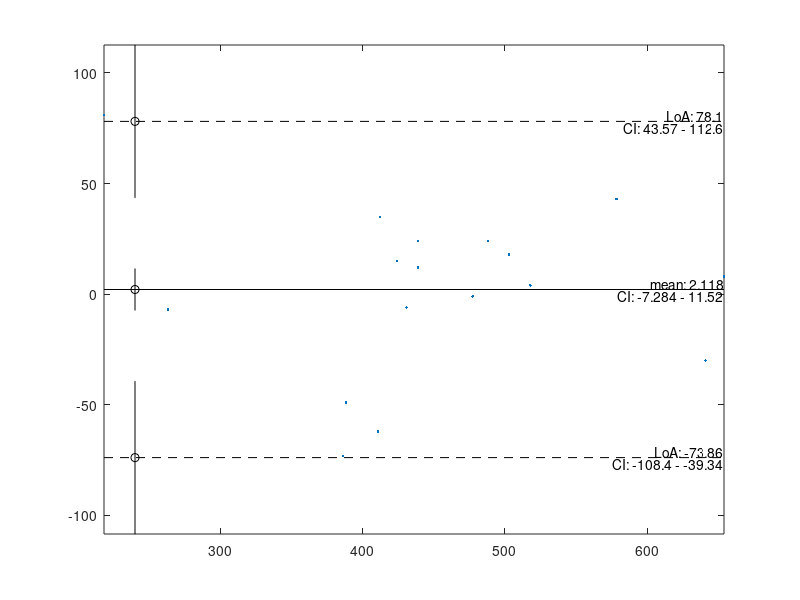

Write the MATLAB code that produced this figure.
function h=BlandAltmanPlot(var1, var2, varargin)
%Create a Bland-Altman plot and return a struct with results and handles.
%This function does not require any toolbox.
%
%Syntax:
% BlandAltmanPlot()
%    Generate an example in the current axes.
% BlandAltmanPlot(var1,var2)
%    Create a Bland-Altman plot with the two entered variables. All other settings are set to the
%    default, as described below. Both must be numeric vectors with 2 dimensions or fewer (so
%    1x1x30 sized arrays will return an error). The y-values are var2-var1, the x-values are
%    (var1+var2)/2, unless the plot_x_mean switch is set to false, in which case var1 determines
%    the x-values.
% BlandAltmanPlot(___,Name,Value)
%    Change optional parameters. See below for the list of options that can be changed.
% BlandAltmanPlot(___,optionstruct)
%    Change optional parameters. Each field should be one of the parameters detailed below. Missing
%    fields are filled with the default.
% h=BlandAltmanPlot(___)
%    Returns a struct with values and object handles. This can be used to extract calculated
%    values, to delete specific objects, or to change the plot type.
%
%Parameters:
%AddDetailsText      [default=true] Add the details to the plot as text. This will add the mean and
%                    limits of agreement above the plotted lines. The confidence intervals will be
%                    added under the plotted lines if enabled by the plotCI parameter. The text
%                    elements are placed on the far right side of the plot.
%alpha               [default=0.05] The alpha value is used for the limits of agreement, as well as
%                    for the confidence intervals.
%plotCI              [default=true] Add the CIs of the mean and LoAs to the plot with the errorbar
%                    function. If AddDetailsText is set to true, this parameter controls both the
%                    whiskers and the text. The whiskers are plotted close to the left side of the
%                    plot.
%plot_x_mean         [default=true] If set to false, the first input is used for the x-coordinate,
%                    instead of using the mean.
%StoreToAppdata      [default=true] If set to true, the output of this function will be stored in
%                    the axes object with setappdata, so it can be easily retrieved. The output
%                    struct is set to the data field named 'HJW___BlandAltmanPlot___data'.
%Parent              [default=[]] This determines the parent axes for the plots and texts. If left
%                    empty, gca is used to determine the target axes. If TargetAxes and Parent both
%                    are non-empty, TargetAxes is ignored.
%TargetAxes          [default=[]] This is the same as the Parent switch. If both are non-empty,
%                    TargetAxes is ignored. This switch is maintained for backwards compatability.
%TextDigitsDisplayed [default=4] This is either the number of digits used in the text elements, or
%                    a FormatSpec that makes num2str return a non-empty char.
%xxyy                [default=[]] This parameter controls the axis range. It has to be a 4-element
%                    vector. Any NaN values will be auto-determined based on the input data (taking
%                    into account the value of plot_x_mean). An empty input is equivalent to [NaN
%                    NaN NaN NaN].
%
%Output:
%h.input.alpha       - alpha value used for plots and calculations
%       .var1        - first variable used for plot
%       .var2        - second variable used for plot
% .data.mu           - mean value of var2-var1
%      .loa          - lower and upper limits of agreement
%      .CI.mu        - lower and upper bound of the CI of the mean
%         .loa_lower - lower and upper bound of the CI of the lower LoA
%         .loa_upper - lower and upper bound of the CI of the upper LoA
% .xxyy              - axis extents used
% .plot.data         - handle to the data plot object
%      .mean         - handle to the mean line
%      .loa_lo       - handle to the lower LoA line
%      .loa_hi       - handle to the upper LoA line
%      .CI_lo        - handle to the lower LoA errorbar
%      .CI_mu        - handle to the mean errorbar
%      .CI_hi        - handle to the upper LoA errorbar
% .text.mean         - handle to the 'mean: %f' text object
%      .meanCI       - handle to the 'CI: %f-%f' text object
%      .loa_hi       - handle to the 'LoA: %f' text object
%      .loa_hi_CI    - handle to the 'CI: %f-%f' text object
%      .loa_lo       - handle to the 'LoA: %f' text object
%      .loa_lo_CI    - handle to the 'CI: %f-%f' text object
%
%The method for calculating characteristic values, as well as example data was taken from
%Bland&Altman (Lancet, 1986, i:307-310)
% http://dx.doi.org/10.1016/S0140-6736(86)90837-8
%
%The implementation of tinv and alpha_to_Z are by Star Strider. These implementations mean you can
%use this function without the Statistics Toolbox (except on Matlab 6.5).
% https://www.mathworks.com/matlabcentral/fileexchange/56500
% https://www.mathworks.com/matlabcentral/answers/45173#answer_55318
%
%  _______________________________________________________________________
% | Compatibility | Windows 10  | Ubuntu 20.04 LTS | MacOS 10.15 Catalina |
% |---------------|-------------|------------------|----------------------|
% | ML R2020a     |  works      |  not tested      |  not tested          |
% | ML R2018a     |  works      |  works           |  not tested          |
% | ML R2015a     |  works      |  works           |  not tested          |
% | ML R2011a     |  works      |  works           |  not tested          |
% | ML 6.5 (R13)  |  works      |  not tested      |  not tested          |
% | Octave 5.2.0  |  works      |  works           |  not tested          |
% | Octave 4.4.1  |  works      |  not tested      |  works               |
% """""""""""""""""""""""""""""""""""""""""""""""""""""""""""""""""""""""""
%
% Version: 1.0.2
% Date:    2020-08-06
% Author:  H.J. Wisselink
% Licence: CC by-nc-sa 4.0 ( creativecommons.org/licenses/by-nc-sa/4.0 )
% Email=  'h_j_wisselink*alumnus_utwente_nl';
% Real_email = regexprep(Email,{'*','_'},{'@','.'})

if nargin<2
    if nargin==0
        %example data taken from Bland&Altman (Lancet, 1986, i:307-310)
        % http://dx.doi.org/10.1016/S0140-6736(86)90837-8
        %(only first measurement of each peak flow meter)
        var1=[494,395,516,434,476,557,413,442,650,433,417,656,267,478,178,423,427];
        var2=[512,430,520,428,500,600,364,380,658,445,432,626,260,477,259,350,451];
    else
        error('Incorrect number of input argument.')
    end
end
[success,options,ME]=BlandAltmanPlot_parse_inputs(var1,var2,varargin{:});
if ~success
    %The throwAsCaller function was introduced in R2007b, hence the rethrow here.
    rethrow(ME)
else
    [StoreToAppdata, alpha, plot_x_mean, plotCI, AddDetailsText, ...
        h_ax, TextDigitsDisplayed, xxyy]=...
        deal(options.StoreToAppdata, options.alpha, options.plot_x_mean, options.plotCI, ...
        options.AddDetailsText, options.TargetAxes, options.TextDigitsDisplayed, options.xxyy);
end

%compute Bland-Altman plot characteristics
[mu,loa,CI]=BlandAltman_values(var1,var2,alpha);

h=struct;%store all handles to this struct

%prepare first part of output
h.input.alpha=alpha;
h.input.var1=var1;
h.input.var2=var2;
h.data.mu=mu;
h.data.loa=loa;
h.data.CI=CI;

%determine x and y data based on plot_x_mean
if ~isequal(size(var1),size(var2))
    %reshape to vectors
    var1=var1(:);var2=var2(:);
end
if plot_x_mean
    x=(var1+var2)/2;
    y=var2-var1;
else
    x=var1;
    y=var2-var1;
end

%Store the value of xxyy in the output struct, so it can be used to round the axis extent to
%appropriate values on a case by case basis.
h.xxyy=[min(x) max(x) min(y) max(y)];
%Consider limits of agreement CI when calculating the bounds.
h.xxyy(3)=min(h.xxyy(3),CI.loa_lower(1));
h.xxyy(4)=max(h.xxyy(4),CI.loa_upper(2));
if isempty(xxyy)
    xxyy=[NaN NaN NaN NaN];
end
%Replace any NaN by the auto-determined extent.
xxyy(isnan(xxyy))=h.xxyy(isnan(xxyy));

%Plot the data, mean and LoAs.
h.plot.data=plot(x,y,'.','Parent',h_ax);
NextPlot=get(h_ax,'NextPlot');%get property to retain state
set(h_ax,'NextPlot','add')
h.plot.mean=plot(xxyy(1:2),mu*[1 1],'k','Parent',h_ax);
h.plot.loa_lo=plot(xxyy(1:2),loa(1)*[1 1],'k--','Parent',h_ax);
h.plot.loa_hi=plot(xxyy(1:2),loa(2)*[1 1],'k--','Parent',h_ax);
if plotCI
    err1=diff(CI.loa_lower)/2;
    err2=diff(CI.mu)/2;
    xe=xxyy(1)+0.05*diff(xxyy(1:2));%shift slightly right
    h.plot.CI_lo=errorbar(xe,loa(1),err1,'ko');
    h.plot.CI_mu=errorbar(xe,mu    ,err2,'ko');
    h.plot.CI_hi=errorbar(xe,loa(2),err1,'ko');
end
set(h_ax,'NextPlot',NextPlot)%restore state (probably hold('off') )
axis(h_ax,xxyy)
if AddDetailsText
    %Add text elements.
    %Use num2str to make use of automatic choice of FormatSpec for a fixed number of digits. This
    %is guaranteed to return a non-empty char array, as that was tested in the parser.
    d=TextDigitsDisplayed;%Use a shorter variable name for better readability of the code.
    
    %Add mean text.
    tx=xxyy(2);ty=mu;
    txt=sprintf('mean: %s',num2str(ty,d));
    h.text.mean=text(tx,ty,txt,'Parent',h_ax,...
        'HorizontalAlignment','right','VerticalAlignment','bottom');
    if plotCI
        txt=sprintf('CI: %s - %s',...
            num2str(CI.mu(1),d),num2str(CI.mu(2),d));
        h.text.meanCI=text(tx,ty,txt,'Parent',h_ax,...
            'HorizontalAlignment','right','VerticalAlignment','top');
    end
    
    %Add upper limit of agreement.
    ty=loa(2);
    txt=sprintf('LoA: %s',num2str(ty,d));
    h.text.loa_hi=text(tx,ty,txt,'Parent',h_ax,...
        'HorizontalAlignment','right','VerticalAlignment','bottom');
    if plotCI
        txt=sprintf('CI: %s - %s',...
            num2str(CI.loa_upper(1),d),num2str(CI.loa_upper(2),d));
        h.text.loa_hi_CI=text(tx,ty,txt,'Parent',h_ax,...
            'HorizontalAlignment','right','VerticalAlignment','top');
    end
    
    %Add lower limit of agreement.
    ty=loa(1);
    txt=sprintf('LoA: %s',num2str(ty,d));
    h.text.loa_lo=text(tx,ty,txt,'Parent',h_ax,...
        'HorizontalAlignment','right','VerticalAlignment','bottom');
    if plotCI
        txt=sprintf('CI: %s - %s',...
            num2str(CI.loa_lower(1),d),num2str(CI.loa_lower(2),d));
        h.text.loa_lo_CI=text(tx,ty,txt,'Parent',h_ax,...
            'HorizontalAlignment','right','VerticalAlignment','top');
    end
end

if StoreToAppdata
    setappdata(h_ax,'HJW___BlandAltmanPlot___data',h)
end
if nargout==0
    clear h
end
end
function [mu,loa,CI]=BlandAltman_values(x,y,alpha)
%compute Bland-Altman plot characteristics
%
%The method for calculating these values was taken from Bland&Altman
%(Lancet, 1986, i:307-310) http://dx.doi.org/10.1016/S0140-6736(86)90837-8
%
%The implementation of tinv is by Star Strider
% https://www.mathworks.com/matlabcentral/fileexchange/56500
%The implementation of alpha_to_Z is by Star Strider as well
% https://www.mathworks.com/matlabcentral/answers/45173#answer_55318

% http://web.archive.org/web/20190326204734/
% https://www.mathworks.com/matlabcentral/mlc-downloads/downloads/
%  submissions/56500/versions/1/contents/tstat3.m  
%
% http://web.archive.org/web/20150317011457/
% http://www.mathworks.com/matlabcentral/answers/
%  45173-p-value-to-z-score#answer_55318

%retrieve statistical functions
persistent t_inv alpha_to_Z
if isempty(t_inv)
    if ifversion('>=',7.0,'Octave','>',3)
        %Anonymous functions were introduced in ML7.0, so we need to use eval to fool the syntax
        %checker in ML6.5.
        
        % 2-tailed t-distribution
        tdist2T=eval('@(t,v) (1-betainc(v/(v+t^2), v/2, 0.5))');%#ok<NASGU>
        % 1-tailed t-distribution
        tdist1T=eval('@(t,v) 1-(1-tdist2T(t,v))/2');%#ok<NASGU>
        % T-Statistic Given Probability alpha & Degrees-Of-Freedom v
        t_inv=eval('@(a,v) fzero(@(tval) (max(a,(1-a))-tdist1T(tval,v)),5)');
        % Get Z value given the alpha
        alpha_to_Z = eval('@(a) -sqrt(2) * erfcinv(a*2)');
    else
        %There should be a way to replace the anonymous functions with inline functions. The
        %commented code below could be expected to work (as it is simply a compacted copy of the
        %anonymous functions), but it seems to hang. Therefore, the assumption will be made that
        %the tinv function is available for releases before version 7.0.
        %
        % fun=inline('max(a,(1-a))-(1+betainc(v/(v+tval^2),v/2,0.5)/2)','tval','a','v');
        % t=fzero(fun,5,[],a,v);
        t_inv=inline('tinv(max(a,(1-a)),v)','a','v');     %#ok<DINLN>
        alpha_to_Z=inline('-sqrt(2) * erfcinv(a*2)','a'); %#ok<DINLN>
    end
end

%compute main characteristics
data=y(:)-x(:);data(isnan(data))=[];
n=numel(data);%cases
mu=mean(data);%mean
s=std(data);%SD

%compute statistical elements
mu_ste=sqrt(s^2/n);%standard error of mean
loa_ste=sqrt(3*s^2/n);%standard error of limit of agreement
t=t_inv(alpha/2,n-1);%t-value
z=alpha_to_Z(1-alpha/2);%Z value for two-tailed alpha

%compute output parameters
CI.mu=[mu-mu_ste mu+mu_ste];
loa=[mu-z*s mu+z*s];
CI.loa_lower=[loa(1)-(t*loa_ste) loa(1)+(t*loa_ste)];
CI.loa_upper=[loa(2)-(t*loa_ste) loa(2)+(t*loa_ste)];
end
function [success,options,ME]=BlandAltmanPlot_parse_inputs(var1,var2,varargin)
%Parse the inputs of the BlandAltmanPlot function
% It returns a success flag, the parsed options, and an ME struct. As input, the options should
% either be entered as a struct or as Name,Value pairs. Missing fields are filled from the default.

%pre-assign outputs
success=false;
options=struct;
ME=struct('identifier','','message','');

%Test if tinv is available on Matlab 6.5 and store the result to speed up subsequent runs.
persistent tinv_is_available
if isempty(tinv_is_available)
        tinv_is_available=false;
        if ifversion('>=',7.0,'isOctave','>=',4.0)
            %The replacement for tinv will work on these releases, so no need for an error.
            tinv_is_available=true;
        else
            try
                %Just try to see if there is a tinv on the search path. This also allows for
                %user-provided implementation.
                ignore=tinv(0.05,19); %#ok<NASGU>
                tinv_is_available=true;
            catch
            end
        end
end
if ~tinv_is_available
    ME.message='This function requires the tinv function on Matlab 6.5.';
    ME.identifier='HJW:BlandAltmanPlot:no_tinv';
    return
end

%test the required inputs
if numel(var1)==0 || numel(var1)~=max(size(var1)) || ~isnumeric(var1) ...
        || numel(size(var1))>2 %ndims must be <=2 for use in plot()
    ME.message='The first input is not a numeric vector.';
    ME.identifier='HJW:BlandAltmanPlot:incorrect_input';
    return
end
if numel(var2)==0 || numel(var2)~=max(size(var2)) || ~isnumeric(var2) ...
        || numel(size(var2))>2 %ndims must be <=2 for use in plot()
    ME.message='The second input is not a numeric vector.';
    ME.identifier='HJW:BlandAltmanPlot:incorrect_input';
    return
end
if numel(var1)~=numel(var2)
    ME.message='The first and second inputs do no match.';
    ME.identifier='HJW:BlandAltmanPlot:incorrect_input';
    return
end

%set the defaults
default.StoreToAppdata=true;%store output in the axis with setappdata
default.alpha=0.05;%set default alpha value to 5%
default.plot_x_mean=true;%use the mean as x coordinate
default.plotCI=true;%add the CIs of the mean and LoAs to the plot
default.AddDetailsText=true;%add the details to the plot as text
default.TextDigitsDisplayed=4;%number of digits or num2str FormatSpec
default.xxyy=[];%axis range, leave empty or NaN to auto-determine
default.TargetAxes=[];%axes where the plots and texts should be created
default.Parent=[];%alternative option name for TargetAxes

%The required inputs are checked, so now we need to return the default options if there are no
%further inputs.
if nargin==2
    options=default;
    success=true;
    options=BlandAltmanPlot_parse_inputs_ensureParentAxesExists(options);
    return
end

%test the optional inputs
struct_input=nargin==3 && isa(varargin{1},'struct');
NameValue_input=mod(nargin,2)==0 && ...
    all(cellfun('isclass',varargin(1:2:end),'char'));
if ~( struct_input || NameValue_input )
    ME.message=['The third input (options) is expected to be either a ',...
        'struct,',char(10),'or consist of Name,Value pairs.']; %#ok<CHARTEN>
    ME.identifier='HJW:BlandAltmanPlot:incorrect_input_options';
    return
end
if NameValue_input
    %convert the Name,Value to a struct
    for n=1:2:numel(varargin)
        try
            options.(varargin{n})=varargin{n+1};
        catch
            ME.message='Parsing of Name,Value pairs failed.';
            ME.identifier='HJW:BlandAltmanPlot:incorrect_input_NameValue';
            return
        end
    end
else
    options=varargin{1};
end
fn=fieldnames(options);
for k=1:numel(fn)
    curr_option=fn{k};
    item=options.(curr_option);
    ME.identifier=...
        ['HJW:BlandAltmanPlot:incorrect_input_opt_' lower(curr_option)];
    switch curr_option
        case 'alpha'
            if ~isnumeric(item) || numel(item)~=1 || ...
                    item<0 || item>1 || isnan(item)
                %Because of the short circuit or() the NaN test doesn't need to consider the case
                %of a vector, as the numel test will already become true, in which case it is not
                %evaluated.
                ME.message='The value of options.alpha is not a scalar between 0 and 1.';
                return
            end
        case {'StoreToAppdata','plotCI','AddDetailsText','plot_x_mean'}
            [passed,item]=test_if_scalar_logical(item);
            options.(curr_option)=item;
            if ~passed
                ME.message=['The value of options.',curr_option,' is not a logical scalar.'];
                return
            end
        case 'TextDigitsDisplayed'
            temp=false;
            %Test an integer input and a char input separately to keep the logical statements and
            %program flow more clear.
            if isnumeric(item)
                if numel(item)~=1 || double(item)~=round(double(item))
                    %The integer test could cause issues due to float rounding, but it should
                    %actually not be an issue.
                    %The integer test in its current form also catches NaN.
                    temp=true;
                end
            elseif isa(item,'char')
                try
                    %This will not catch all invalid FormatSpec inputs, but at least any errors are
                    %caught. If the user chooses to supply '%%d' as a FormatSpec, the function will
                    %run as expected (i.e. return '%d' on Octave and all Matlab releases except
                    %v6.5 where this returns an error).
                    temp_out=num2str(123.45,item);
                    if ~isa(temp_out,'char') || numel(temp_out)==0
                        temp=true;
                    end
                catch
                    temp=true;
                end
            else
                temp=true;
            end
            if temp
                ME.message='The value of options.TextDigitsDisplayed is not an integer scalar.';
                return
            end
        case 'xxyy'
            %NaN values will be filled with the data extent
            if ~isnumeric(item) || (numel(item)~=4 && ~isempty(item)) || ...
                    ( ~isempty(item) && ...
                    ( item(2)<=item(1) || item(4)<=item(3) ) )
                ME.message=['The value of options.xxyy is neither ',...
                    'a valid 2D axis range, nor empty.'];
                return
            end
        case {'TargetAxes','Parent'}
            %It is difficult to test if a supplied variable is an axes object, as in old Matlab
            %(and in Octave) a handle is simply a double. A strategy with get (with try-catch)
            %should work.
            try
                if ~strcmp(get(item,'Type'),'axes') && ~isempty(item)
                    ME.message=['The value of options.',curr_option,...
                        ' is not an axes object or is not empty.'];
                    return
                end
            catch
                if ~isempty(item)
                    ME.message=['The value of options.',curr_option,...
                        ' is not an axes object or is not empty.'];
                    return
                end
            end
        otherwise
            ME.message=sprintf('Name,Value pair not recognized: %s',curr_option);
            ME.identifier='HJW:BlandAltmanPlot:incorrect_input_NameValue';
            return
    end
end

%fill any missing fields
fn=fieldnames(default);
for k=1:numel(fn)
    if ~isfield(options,fn(k))
        options.(fn{k})=default.(fn{k});
    end
end

if isempty(options.TargetAxes)
    options=BlandAltmanPlot_parse_inputs_ensureParentAxesExists(options);
end
success=true;ME=[];
end
function options=BlandAltmanPlot_parse_inputs_ensureParentAxesExists(options)
%gca might result in unexpected behavior if called unintentionally
%
%When this function is called, the validity of the inputs is already checked, or the default was
%loaded (meaning both inputs are empty). The precedence is described below.
%
%behavior: (P='Parent' parameter, T='TargetAxes' parameter)
% isempty(P) &&  isempty(T) --> out=gca
%~isempty(P) &&  isempty(T) --> out=P
% isempty(P) && ~isempty(T) --> out=T
%~isempty(P) && ~isempty(T) --> out=P
P=options.Parent;T=options.TargetAxes;
ax_matrix={[],T;P,P};
ax=ax_matrix{2-isempty(P),2-isempty(T)};
if isempty(ax)
    ax=gca;
end
options.Parent=ax;
options.TargetAxes=ax;
end
function tf=ifversion(test,Rxxxxab,Oct_flag,Oct_test,Oct_ver)
%Determine if the current version satisfies a version restriction
%
% To keep the function fast, no input checking is done. This function returns a NaN if a release
% name is used that is not in the dictionary.
%
% Syntax:
% tf=ifversion(test,Rxxxxab)
% tf=ifversion(test,Rxxxxab,'Octave',test_for_Octave,v_Octave)
%
% Output:
% tf       - If the current version satisfies the test this returns true.
%            This works similar to verLessThan.
%
% Inputs:
% Rxxxxab - Char array containing a release description (e.g. 'R13', 'R14SP2' or 'R2019a') or the
%           numeric version.
% test    - Char array containing a logical test. The interpretation of this is equivalent to
%           eval([current test Rxxxxab]). For examples, see below.
%
% Examples:
% ifversion('>=','R2009a') returns true when run on R2009a or later
% ifversion('<','R2016a') returns true when run on R2015b or older
% ifversion('==','R2018a') returns true only when run on R2018a
% ifversion('==',9.8) returns true only when run on R2020a
% ifversion('<',0,'Octave','>',0) returns true only on Octave
%
% The conversion is based on a manual list and therefore needs to be updated manually, so it might
% not be complete. Although it should be possible to load the list from Wikipedia, this is not
% implemented.
%
%  _______________________________________________________________________
% | Compatibility | Windows 10  | Ubuntu 20.04 LTS | MacOS 10.15 Catalina |
% |---------------|-------------|------------------|----------------------|
% | ML R2020a     |  works      |  not tested      |  not tested          |
% | ML R2018a     |  works      |  works           |  not tested          |
% | ML R2015a     |  works      |  works           |  not tested          |
% | ML R2011a     |  works      |  works           |  not tested          |
% | ML 6.5 (R13)  |  works      |  not tested      |  not tested          |
% | Octave 5.2.0  |  works      |  works           |  not tested          |
% | Octave 4.4.1  |  works      |  not tested      |  works               |
% """""""""""""""""""""""""""""""""""""""""""""""""""""""""""""""""""""""""
%
% Version: 1.0.2
% Date:    2020-05-20
% Author:  H.J. Wisselink
% Licence: CC by-nc-sa 4.0 ( creativecommons.org/licenses/by-nc-sa/4.0 )
% Email=  'h_j_wisselink*alumnus_utwente_nl';
% Real_email = regexprep(Email,{'*','_'},{'@','.'})

%The decimal of the version numbers are padded with a 0 to make sure v7.10 is larger than v7.9.
%This does mean that any numeric version input needs to be adapted. multiply by 100 and round to
%remove the potential for float rounding errors.
%Store in persistent for fast recall (don't use getpref, as that is slower than generating the
%variables and makes updating this function harder).
persistent  v_num v_dict octave
if isempty(v_num)
    %test if Octave is used instead of Matlab
    octave=exist('OCTAVE_VERSION', 'builtin');
    
    %get current version number
    v_num=version;
    ii=strfind(v_num,'.');
    if numel(ii)~=1,v_num(ii(2):end)='';ii=ii(1);end
    v_num=[str2double(v_num(1:(ii-1))) str2double(v_num((ii+1):end))];
    v_num=v_num(1)+v_num(2)/100;
    v_num=round(100*v_num);%remove float rounding errors
    
    %get dictionary to use for ismember
    v_dict={...
        'R13' 605;'R13SP1' 605;'R13SP2' 605;'R14' 700;'R14SP1' 700;'R14SP2' 700;'R14SP3' 701;...
        'R2006a' 702;'R2006b' 703;'R2007a' 704;'R2007b' 705;'R2008a' 706;'R2008b' 707;...
        'R2009a' 708;'R2009b' 709;'R2010a' 710;'R2010b' 711;'R2011a' 712;'R2011b' 713;...
        'R2012a' 714;'R2012b' 800;'R2013a' 801;'R2013b' 802;'R2014a' 803;'R2014b' 804;...
        'R2015a' 805;'R2015b' 806;'R2016a' 900;'R2016b' 901;'R2017a' 902;'R2017b' 903;...
        'R2018a' 904;'R2018b' 905;'R2019a' 906;'R2019b' 907;'R2020a' 908};
end

if octave
    if nargin==2
        warning('HJW:ifversion:NoOctaveTest',...
            ['No version test for Octave was provided.',char(10),...
            'This function might return an unexpected outcome.']) %#ok<CHARTEN>
        %Use the same test as for Matlab, which will probably fail.
        L=ismember(v_dict(:,1),Rxxxxab);
        if sum(L)~=1
            warning('HJW:ifversion:NotInDict',...
                'The requested version is not in the hard-coded list.')
            tf=NaN;return
        else
            v=v_dict{L,2};
        end
    elseif nargin==4
        %undocumented shorthand syntax: skip the 'Octave' argument
        [test,v]=deal(Oct_flag,Oct_test);
        %convert 4.1 to 401
        v=0.1*v+0.9*fix(v);v=round(100*v);
    else
        [test,v]=deal(Oct_test,Oct_ver);
        %convert 4.1 to 401
        v=0.1*v+0.9*fix(v);v=round(100*v);
    end
else
    %convert R notation to numeric and convert 9.1 to 901
    if isnumeric(Rxxxxab)
        v=0.1*Rxxxxab+0.9*fix(Rxxxxab);v=round(100*v);
    else
        L=ismember(v_dict(:,1),Rxxxxab);
        if sum(L)~=1
            warning('HJW:ifversion:NotInDict',...
                'The requested version is not in the hard-coded list.')
            tf=NaN;return
        else
            v=v_dict{L,2};
        end
    end
end
switch test
    case '=='
        tf= v_num == v;
    case '<'
        tf= v_num <  v;
    case '<='
        tf= v_num <= v;
    case '>'
        tf= v_num >  v;
    case '>='
        tf= v_num >= v;
end
end
function [passed,item]=test_if_scalar_logical(item)
%test if the input is a scalar logical or convertable to it
%(use isLogical to trigger an input error, use val as the parsed input)
%
% Allowed values:
%- true or false
%- 1 or 0
%- 'on' or 'off'
persistent states
if isempty(states)
    states={true,false;...
        1,0;...
        'on','off'};
    try
        states(end+1,:)=eval('{"on","off"}');
    catch
    end
end
passed=true;
try
    for n=1:size(states,1)
        for m=1:2
            if isequal(item,states{n,m})
                item=states{1,m};return
            end
        end
    end
    if isa(item,'matlab.lang.OnOffSwitchState')
        item=logical(item);return
    end
catch
end
passed=false;
end